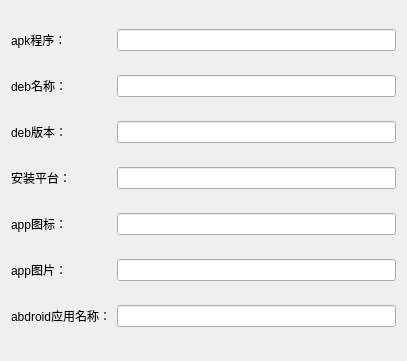
<?xml version="1.0" encoding="UTF-8"?>
<ui version="4.0">
 <class>ApkInfoWindow</class>
 <widget class="QWidget" name="ApkInfoWindow">
  <property name="geometry">
   <rect>
    <x>0</x>
    <y>0</y>
    <width>407</width>
    <height>361</height>
   </rect>
  </property>
  <property name="windowTitle">
   <string>Form</string>
  </property>
  <layout class="QGridLayout" name="gridLayout">
   <item row="0" column="0">
    <widget class="QLabel" name="label">
     <property name="text">
      <string>apk程序：</string>
     </property>
    </widget>
   </item>
   <item row="0" column="1">
    <widget class="QLineEdit" name="apkNameLine"/>
   </item>
   <item row="1" column="0">
    <widget class="QLabel" name="label_2">
     <property name="text">
      <string>deb名称：</string>
     </property>
    </widget>
   </item>
   <item row="1" column="1">
    <widget class="QLineEdit" name="debNameLine"/>
   </item>
   <item row="2" column="0">
    <widget class="QLabel" name="label_3">
     <property name="text">
      <string>deb版本：</string>
     </property>
    </widget>
   </item>
   <item row="2" column="1">
    <widget class="QLineEdit" name="debVerLine"/>
   </item>
   <item row="3" column="0">
    <widget class="QLabel" name="label_4">
     <property name="text">
      <string>安装平台：</string>
     </property>
    </widget>
   </item>
   <item row="3" column="1">
    <widget class="QLineEdit" name="platformLine"/>
   </item>
   <item row="4" column="0">
    <widget class="QLabel" name="label_5">
     <property name="text">
      <string>app图标：</string>
     </property>
    </widget>
   </item>
   <item row="4" column="1">
    <widget class="QLineEdit" name="desktopLine"/>
   </item>
   <item row="5" column="0">
    <widget class="QLabel" name="label_6">
     <property name="text">
      <string>app图片：</string>
     </property>
    </widget>
   </item>
   <item row="5" column="1">
    <widget class="QLineEdit" name="appIconLine"/>
   </item>
   <item row="6" column="0">
    <widget class="QLabel" name="label_7">
     <property name="text">
      <string>abdroid应用名称：</string>
     </property>
    </widget>
   </item>
   <item row="6" column="1">
    <widget class="QLineEdit" name="appNameLine"/>
   </item>
  </layout>
 </widget>
 <resources/>
 <connections/>
</ui>
